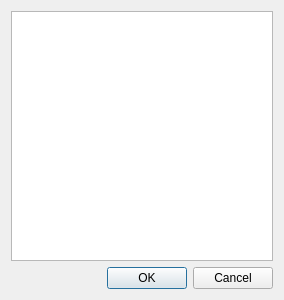
<?xml version="1.0" encoding="UTF-8"?>
<ui version="4.0">
 <class>lst_select</class>
 <widget class="QDialog" name="lst_select">
  <property name="geometry">
   <rect>
    <x>0</x>
    <y>0</y>
    <width>284</width>
    <height>300</height>
   </rect>
  </property>
  <property name="windowTitle">
   <string>Select Something</string>
  </property>
  <layout class="QVBoxLayout" name="verticalLayout">
   <item>
    <widget class="QListWidget" name="lst_add_objects">
     <property name="selectionMode">
      <enum>QAbstractItemView::ExtendedSelection</enum>
     </property>
     <property name="sortingEnabled">
      <bool>true</bool>
     </property>
    </widget>
   </item>
   <item>
    <layout class="QHBoxLayout" name="horizontalLayout">
     <item>
      <spacer name="horizontalSpacer">
       <property name="orientation">
        <enum>Qt::Horizontal</enum>
       </property>
       <property name="sizeHint" stdset="0">
        <size>
         <width>40</width>
         <height>20</height>
        </size>
       </property>
      </spacer>
     </item>
     <item>
      <widget class="QPushButton" name="btn_ok">
       <property name="text">
        <string>OK</string>
       </property>
      </widget>
     </item>
     <item>
      <widget class="QPushButton" name="btn_cancel">
       <property name="text">
        <string>Cancel</string>
       </property>
      </widget>
     </item>
    </layout>
   </item>
  </layout>
 </widget>
 <resources/>
 <connections/>
</ui>
